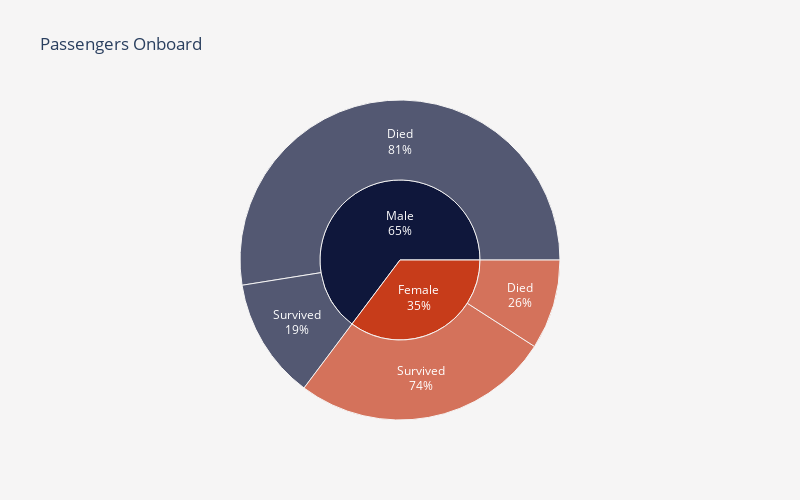

Write notebook code for a chart like this one.
### Code cell
df = train.copy()
df["Survived"] = df["Survived"].map({1: "Survived", 0: "Died"})
df["Sex"] = df["Sex"].map({"male": "Male", "female": "Female"})

fig = px.sunburst(
    data_frame=df,
    title="Passengers Onboard",
    path=["Sex", "Survived"],
    color_discrete_sequence=["#0f173b", "#c73c1a"],
    height=500,
    width=800,
)
fig.update_traces(textinfo="label+percent parent", insidetextorientation="horizontal")
fig.update_layout(
    plot_bgcolor=BACKGROUND_COLOR,
    paper_bgcolor=BACKGROUND_COLOR,
)
fig.show()

### Figure 1 — Plotly figure (JSON) as saved in the notebook; plotly's stock layout.template omitted (floating-point values rounded to 4 significant figures)
{"data": [{"branchvalues": "total", "domain": {"x": [0, 1], "y": [0, 1]}, "hovertemplate": "labels=%{label}<br>count=%{value}<br>parent=%{parent}<br>id=%{id}<extra></extra>", "ids": ["Female/Died", "Male/Died", "Female/Survived", "Male/Survived", "Female", "Male"], "insidetextorientation": "horizontal", "labels": ["Died", "Died", "Survived", "Survived", "Female", "Male"], "name": "", "parents": ["Female", "Male", "Female", "Male", "", ""], "textinfo": "label+percent parent", "type": "sunburst", "values": [81, 468, 233, 109, 314, 577]}], "layout": {"height": 500, "legend": {"tracegroupgap": 0}, "paper_bgcolor": "#F6F5F5", "plot_bgcolor": "#F6F5F5", "sunburstcolorway": ["#0f173b", "#c73c1a"], "title": {"text": "Passengers Onboard"}, "width": 800}}
